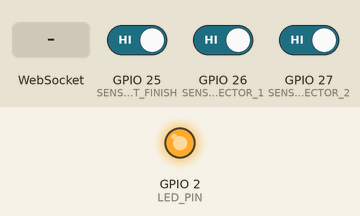
Recording of a sketch running on a simulated ESP32. Shown: output pins drawn as LEDs (lit = HIGH). Dashed ring = blinking. The inputs (shaded band) are chosen by the test bench; at power-on: GPIO 25 (SENSOR_START_FINISH) HIGH, GPIO 26 (SENSOR_SECTOR_1) HIGH, GPIO 27 (SENSOR_SECTOR_2) HIGH. WiFi joins after 1.5 s; servers stay silent unless stated; what the sketch prints to the serial monitor is not drawn.

Above: at 1.8 s.
At 4.7 s:
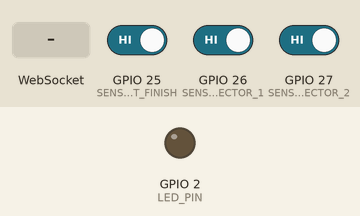
4.8 s: WebSocket text "2" received
At 4.9 s:
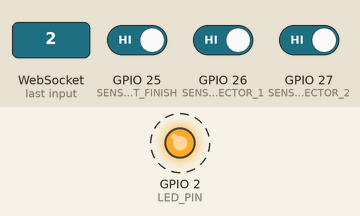
7.8 s: GPIO 25 (SENSOR_START_FINISH) driven LOW
Timing chart, 0 to 10.8 s (numbered marks = the images above; inputs shaded):
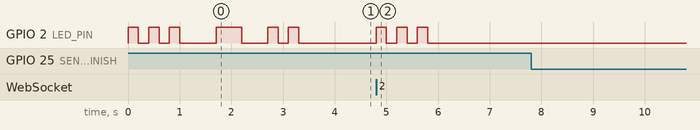

Measured:
- after the input at 4.8 s, GPIO 2 (LED_PIN): alternates HIGH for 0.20 s and LOW for 0.20 s, 6 changes in all, then stays LOW, starting at once

The sketch:

f1_qualifying_sensors.ino
```cpp
/*
 * F1 Qualifying System - ESP32 WiFi Code
 * Sends IR sensor data to Node.js server via WiFi/Internet
 *
 * Hardware Setup:
 * - ESP32 board (requires WiFi capability)
 * - 3 IR Sensors (for Start/Finish line and 2 sector lines)
 *
 * IR Sensor Connections:
 * - Sensor 1 (Start/Finish): GPIO 25
 * - Sensor 2 (Sector 1):      GPIO 26
 * - Sensor 3 (Sector 2):      GPIO 27
 * - VCC: 3.3V or 5V (depending on sensor)
 * - GND: GND
 *
 * NOTE: Avoid GPIO 12, 0, 2, 15 - they affect boot mode!
 *
 * Communication:
 * - Connects to WiFi network
 * - Sends sensor data to server via WebSocket
 * - Sends "S1", "S2", "S3" when sensors are triggered
 */

#include <WiFi.h>
#include <WebSocketsClient.h>

// ===== WiFi Configuration =====
const char* WIFI_SSID = "Imandi’s iphone";        // Replace with your WiFi name
const char* WIFI_PASSWORD = "12345678i"; // Replace with your WiFi password

// ===== Server Configuration =====
const char* SERVER_HOST = "f1-quali-system.onrender.com";  // Render.com domain (no https://)
const int SERVER_PORT = 443;                 // Port 443 for HTTPS/WSS
const char* WEBSOCKET_PATH = "/socket.io/?EIO=4&transport=websocket";

// Pin definitions
const int SENSOR_START_FINISH = 25;  // Start/Finish line sensor (was 13)
const int SENSOR_SECTOR_1 = 26;      // Sector 1 completion sensor (was 12)
const int SENSOR_SECTOR_2 = 27;      // Sector 2 completion sensor (was 14)

// LED indicator
const int LED_PIN = 2;  // ESP32 built-in LED

// Debounce settings
unsigned long lastTriggerTime[3] = {0, 0, 0};
const unsigned long DEBOUNCE_DELAY = 500;  // 500ms debounce (reduced from 1000ms)

// Sensor states
bool lastSensorState[3] = {HIGH, HIGH, HIGH};

// WiFi reconnection
unsigned long lastWiFiCheck = 0;
const unsigned long WIFI_CHECK_INTERVAL = 5000;  // Check WiFi every 5 seconds

// WebSocket client
WebSocketsClient webSocket;
bool isConnected = false;
unsigned long lastPingTime = 0;
const unsigned long PING_INTERVAL = 25000;  // 25 seconds (from server config)

void setup() {
  // Initialize serial for debugging
  Serial.begin(115200);
  Serial.println("\n\nF1 Qualifying System - ESP32 WiFi");
  Serial.println("==================================");

  // Initialize sensor pins
  pinMode(SENSOR_START_FINISH, INPUT_PULLUP);
  pinMode(SENSOR_SECTOR_1, INPUT_PULLUP);
  pinMode(SENSOR_SECTOR_2, INPUT_PULLUP);

  // Initialize LED
  pinMode(LED_PIN, OUTPUT);
  digitalWrite(LED_PIN, LOW);

  // Startup LED indication
  blinkLED(3);

  // Connect to WiFi
  connectWiFi();

  // Setup WebSocket
  setupWebSocket();

  Serial.println("System ready - monitoring sensors...");
}

void loop() {
  unsigned long currentTime = millis();

  // Check all sensors FIRST - highest priority for minimum latency
  checkSensor(0, SENSOR_START_FINISH, "S1", currentTime);
  checkSensor(1, SENSOR_SECTOR_1, "S2", currentTime);
  checkSensor(2, SENSOR_SECTOR_2, "S3", currentTime);

  // Maintain WebSocket connection (non-blocking)
  webSocket.loop();

  // Check WiFi only every 5 seconds (not every loop)
  if (currentTime - lastWiFiCheck > WIFI_CHECK_INTERVAL) {
    if (WiFi.status() != WL_CONNECTED) {
      Serial.println("WiFi disconnected! Reconnecting...");
      connectWiFi();
    }
    lastWiFiCheck = currentTime;
  }

  // No delay - maximum responsiveness!
}

// WiFi connection function
void connectWiFi() {
  Serial.print("Connecting to WiFi: ");
  Serial.println(WIFI_SSID);

  WiFi.begin(WIFI_SSID, WIFI_PASSWORD);

  int attempts = 0;
  while (WiFi.status() != WL_CONNECTED && attempts < 20) {
    delay(500);
    Serial.print(".");
    digitalWrite(LED_PIN, !digitalRead(LED_PIN));  // Blink during connection
    attempts++;
  }

  if (WiFi.status() == WL_CONNECTED) {
    digitalWrite(LED_PIN, LOW);
    Serial.println("\nWiFi Connected!");
    Serial.print("IP Address: ");
    Serial.println(WiFi.localIP());
    Serial.print("Signal Strength: ");
    Serial.print(WiFi.RSSI());
    Serial.println(" dBm");
    blinkLED(2);  // Success indication
  } else {
    Serial.println("\nWiFi Connection Failed!");
    Serial.println("Check SSID and password, then restart ESP32");
  }
}

// WebSocket setup
void setupWebSocket() {
  Serial.println("Setting up WebSocket connection...");

  // Configure WebSocket with SSL for Render.com
  webSocket.beginSSL(SERVER_HOST, SERVER_PORT, WEBSOCKET_PATH);

  // Event handler
  webSocket.onEvent(webSocketEvent);

  // Reconnect settings
  webSocket.setReconnectInterval(5000);  // Try reconnecting every 5 seconds

  Serial.print("Connecting to server: ");
  Serial.print(SERVER_HOST);
  Serial.print(":");
  Serial.println(SERVER_PORT);
}

// WebSocket event handler
void webSocketEvent(WStype_t type, uint8_t * payload, size_t length) {
  switch(type) {
    case WStype_DISCONNECTED:
      Serial.println("[WebSocket] Disconnected from server");
      isConnected = false;
      break;

    case WStype_CONNECTED:
      {
        Serial.println("[WebSocket] Connected to server!");
        Serial.printf("[WebSocket] Connected to URL: %s\n", payload);
        isConnected = true;
        lastPingTime = millis();
        blinkLED(3);  // Connection success
      }
      break;

    case WStype_TEXT:
      {
        String message = String((char*)payload);
        Serial.printf("[WebSocket] Received: %s\n", payload);

        // Handle ping from server (message '2') - MUST respond or connection dies!
        if (message.equals("2")) {
          webSocket.sendTXT("3");  // Respond with pong
          Serial.println("[WebSocket] Ping received, pong sent");
        }
        // Handle Socket.IO handshake (message starting with '0')
        else if (message.startsWith("0")) {
          Serial.println("[WebSocket] Socket.IO handshake received");
          // Send connect message after handshake
          webSocket.sendTXT("40");  // Socket.IO connect on default namespace
          // Send ESP32 identification (removed delay - not needed)
          webSocket.sendTXT("42[\"esp32Connected\",{\"device\":\"ESP32_F1_Sensors\"}]");
        }
        // Handle Socket.IO messages starting with '42'
        else if (message.startsWith("42")) {
          Serial.println("[WebSocket] Received Socket.IO event");
        }
      }
      break;

    case WStype_BIN:
      Serial.printf("[WebSocket] Binary data received, length: %u\n", length);
      break;

    case WStype_ERROR:
      Serial.printf("[WebSocket] Error: %s\n", payload);
      break;

    case WStype_PING:
      Serial.println("[WebSocket] Ping received");
      break;

    case WStype_PONG:
      Serial.println("[WebSocket] Pong received");
      break;
  }
}

// Send sensor data via WebSocket
void sendSensorData(const char* sensor) {
  if (isConnected) {
    // Socket.IO message format: 42["sensorTrigger",{"sensor":"S1"}]
    String message = "42[\"sensorTrigger\",{\"sensor\":\"";
    message += sensor;
    message += "\"}]";

    webSocket.sendTXT(message);

    Serial.print("Sent: ");
    Serial.println(sensor);
  } else {
    Serial.println("WebSocket not connected! Sensor data not sent.");
  }
}

void checkSensor(int sensorIndex, int sensorPin, const char* message, unsigned long currentTime) {
  bool currentState = digitalRead(sensorPin);

  // Detect falling edge (HIGH -> LOW)
  if (currentState == LOW && lastSensorState[sensorIndex] == HIGH) {
    if (currentTime - lastTriggerTime[sensorIndex] > DEBOUNCE_DELAY) {

      // Send to server IMMEDIATELY - no delays!
      sendSensorData(message);

      // Quick LED flash (non-blocking - just turn on, will turn off next loop)
      digitalWrite(LED_PIN, HIGH);

      lastTriggerTime[sensorIndex] = currentTime;
    }
  }

  // Turn off LED after brief moment (non-blocking)
  if (currentTime - lastTriggerTime[sensorIndex] > 50) {
    digitalWrite(LED_PIN, LOW);
  }

  lastSensorState[sensorIndex] = currentState;
}

void blinkLED(int times) {
  for (int i = 0; i < times; i++) {
    digitalWrite(LED_PIN, HIGH);
    delay(200);
    digitalWrite(LED_PIN, LOW);
    delay(200);
  }
}

/*
 * SETUP INSTRUCTIONS:
 *
 * 1. Install Required Libraries (Arduino IDE):
 *    - Go to: Sketch > Include Library > Manage Libraries
 *    - Search and install: "WebSockets" by Markus Sattler
 *
 * 2. Configure WiFi:
 *    - Update WIFI_SSID with your WiFi network name
 *    - Update WIFI_PASSWORD with your WiFi password
 *
 * 3. Configure Server:
 *    - If testing locally: Use your computer's local IP (e.g., 192.168.1.100)
 *      Find it by running "ipconfig" (Windows) or "ifconfig" (Mac/Linux)
 *    - If server is on internet: Use public IP or domain name
 *    - Update SERVER_HOST with the IP address
 *    - Update SERVER_PORT if you changed it (default: 3000)
 *
 * 4. Upload and Test:
 *    - Upload code to ESP32
 *    - Open Serial Monitor at 115200 baud
 *    - Check WiFi connection and WebSocket connection status
 *    - Wave hand over sensors to test
 *
 * TROUBLESHOOTING:
 * - WiFi won't connect: Check SSID/password, ensure ESP32 is in range
 * - WebSocket won't connect: Check server is running, firewall settings
 * - Sensor not working: Check wiring, try reversing detection logic
 * - Multiple triggers: Increase DEBOUNCE_DELAY value
 */
```
